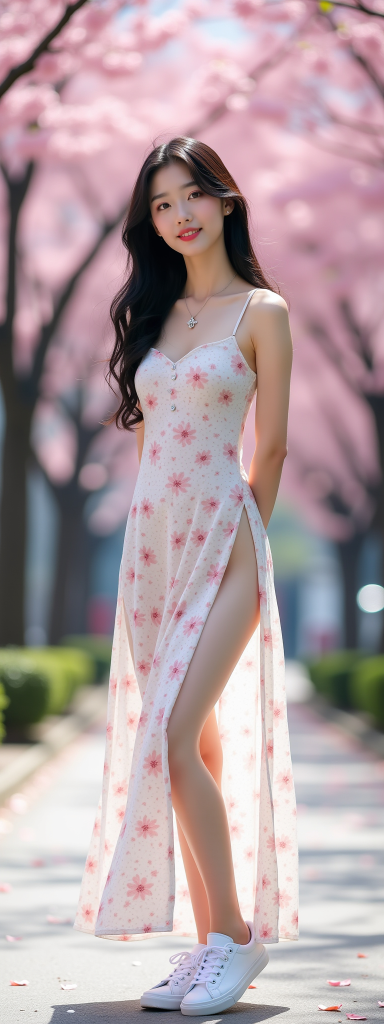
#> input picture Flux.1-Dev-Text-to-Image-Example63_2026-04-10_18-49-17_RTX4070TiSUPER-16GB_768x2048_gs3.5_step28_seed42_cfg1.5_n1_msl512.jpg, 768 x 2048 px (shown at 1/2 size); its folder holds only this picture in this run
$ python -i extract_pceline.py   (imports and definitions only)   (older library calls are emulated)
#> lines starting #> are read from the running program, lines starting #| are printed output that depends on the picture; after the words box and inside, x2 and y2 are one past the last pixel; in counts of white or black regions, pixels touching at a corner belong together
import os, shutil
import cv2
import numpy as np
from matplotlib import pyplot as plt
import math
import multiprocessing


def get_ftype(ftype:str, ksize:int, sigma:float=0.01):

    if ftype == 'constant':
        value = np.ones(ksize)
    elif ftype == 'cosine':
        t = np.linspace(-np.pi/2, np.pi/2, ksize)
        value = np.cos(t)
    elif ftype == 'gaussian':
        t = np.linspace(-sigma*2, sigma*2, ksize)
        x = - t**2 / (2 * sigma**2)
        value = np.exp(x)

    mask_row = value[None, :]
    mask_col = value[:, None]

    return (mask_row, mask_col)


def single_filter(ksize:int, angle:float, width:int=1) -> np.ndarray:
    assert (ksize > 0)
    assert (0 <= angle <180)
    assert (width % 2 == 1)
    half = ksize // 2
    middle = half + 1 - 1
    filter = np.zeros(shape=(ksize,)*2, dtype=np.float32)
    half_width = (width - 1) // 2

    angle -= 180 if angle > 90 else 0
    radius = angle * math.pi / 180

    def in_box(x:int) -> bool:
        return 0 <= x < ksize

    if -45 < angle < 45:
        ratio = math.tan(radius)
        for dx in range(-half, half+1):
            dy = round(dx * ratio)
            px = middle + dx
            py = middle + dy
            filter[py, px] = 1.0
            if half_width > 0:
                for dw in range(1, half_width):
                    up = py+ dw
                    down = py - dw
                    if in_box(up):
                        filter[up, px] = 1.0
                    if in_box(down):
                        filter[down, px] = 1.0

    elif angle < -45 or angle > 45:
        ratio = math.cos(radius) / math.sin(radius)
        for dy in range(-half, half+1):
            dx = round(dy * ratio)
            px = middle + dx
            py = middle + dy
            filter[py, px] = 1.0
            if half_width > 0:
                for dw in range(1, half_width+1):
                    right = px + dw
                    left = px - dw
                    if in_box(right):
                        filter[py, right] = 1.0
                    if in_box(left):
                        filter[py, left] = 1.0

    elif angle == 45:
        for dx in range(-half, half+1):
            px = middle + dx
            py = middle + dx
            filter[py, px] = 1.0
            if half_width > 0:
                for dw in range(1, half_width):
                    up = py+ dw
                    down = py - dw
                    if in_box(up):
                        filter[up, px] = 1.0
                    if in_box(down):
                        filter[down, px] = 1.0

    else:
        for dx in range(-half, half+1):
            px = middle + dx
            py = middle - dx
            filter[py, px] = 1.0
            if half_width > 0:
                for dw in range(1, half_width):
                    up = py+ dw
                    down = py - dw
                    if in_box(up):
                        filter[up, px] = 1.0
                    if in_box(down):
                        filter[down, px] = 1.0

    return filter


def get_filter(ksize:int, mode:int=0, ftype:str='constant', norm:bool=False, angle0:int=15, width:int=1) -> np.ndarray:
    assert (ksize > 0)
    assert (mode in [0, 1])
    assert (ftype in ['constant', 'gaussian', 'cosine'] )

    mask_row, mask_col = get_ftype(ftype=ftype, ksize=ksize)
    # [4 lines of commented-out code are left out]
    anglelist = [i*10 for i in range(0, 18, 2)]
    result = None
    for angle in anglelist:
        f = single_filter(ksize, angle, width)
        if (angle <= 45) or (angle >= 135):
            f = f * mask_row
        else:
            f = f * mask_col

        if result is None:
            result = f[None, :, :]
        else:
            result = np.concatenate((result, f[None, :, :]), axis=0)

    if mode == 1:
        # the following is to make half line
        filter = result
        num, height, width = filter.shape
        filter_result = np.zeros((num*2, height, width), dtype=filter.dtype)
        mask_up = np.zeros((height, width), dtype=filter.dtype)
        mask_down = np.zeros((height, width), dtype=filter.dtype)
        mask_left = np.zeros((height, width), dtype=filter.dtype)
        mask_right = np.zeros((height, width), dtype=filter.dtype)

        mask_up[(height+1)//2:, :] =  1.0
        mask_down[:(height+1)//2+1, :] =  1.0
        mask_left[:, (width+1)//2:] =  1.0
        mask_right[:, :(width+1)//2+1] =  1.0

        for i in range(filter.shape[0]):
            img = filter[i]

            if 45 <= anglelist[i] <= 135 :
                img1 = img * mask_down
                img2 = img * mask_up
                filter_result[i] = img1
                filter_result[i+num] = img2
            else:
                img1 = img * mask_right
                img2 = img * mask_left
                filter_result[i] = img1
                filter_result[i+num] = img2
        result = filter_result

    if norm:
            result /= np.sum(result.reshape(-1, ksize*ksize), axis=1)[:, None, None]

    return result


def apply_gaussian_low_pass_filter(image):

    gray = cv2.resize(image, (256, 256))

    # Apply Gaussian blur
    ksize=31
    blurred = cv2.GaussianBlur(gray, (ksize, ksize), 0, borderType=cv2.BORDER_REFLECT)

    # Compute high-pass filtered image (details)
    details = np.float32(gray) - np.float32(blurred)

    return details


def select_response(filter_results:np.ndarray):

    # origin direction
    origin_direction = np.argmax(filter_results, axis=0)

    # split half part
    half_size = filter_results.shape[0] // 2
    left_results = filter_results[:half_size+1]
    right_results = filter_results[half_size:]

    min_value = -255.0

    diff_results = left_results[:-1] - right_results[1:][::-1]
    diff_results = np.sort(diff_results.flatten())
    idx = int(diff_results.shape[0] * 0.01)+1
    big_value, small_value = diff_results[-idx], diff_results[idx]
    left_diff = True if np.abs(big_value) > np.abs(small_value) else False

    if left_diff:
        filter_results[half_size+2:] = min_value
    else:
        filter_results[:half_size+1] = min_value


    response = np.max(filter_results, axis=0)
    direction = np.argmax(filter_results, axis=0)

    # get left or right mask
    mask = direction == origin_direction

    return response, direction, mask


def demo(filename):
    image = cv2.imread(filename, 0)
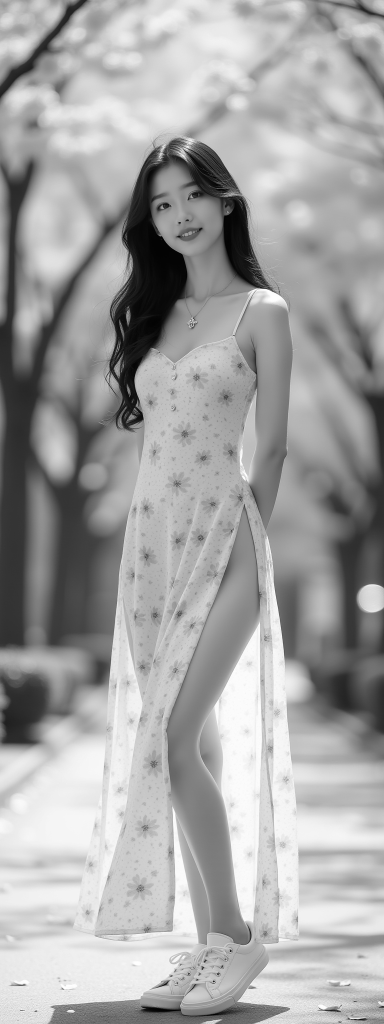
#> image: shape (2048, 768) (shown at 1/2 size); min 0, max 255, mean 163.3
    image = apply_gaussian_low_pass_filter(image)
#> in apply_gaussian_low_pass_filter, `blurred = cv2.GaussianBlur(gray, (ksize, ksize), 0, borderType=cv2.BOR..`:
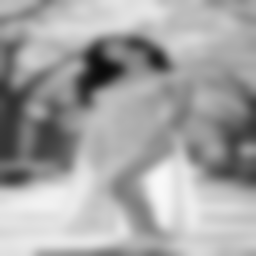
#> blurred: shape (256, 256); min 10, max 248, mean 163.6
#> in apply_gaussian_low_pass_filter, `details = np.float32(gray) - np.float32(blurred)`:
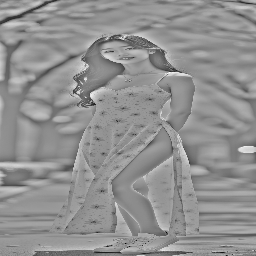
#> details: shape (256, 256) float32; min -157, max 118, mean 0; drawn with min black and max white

    mfrat_kernels = get_filter(ksize=31, ftype='gaussian', norm=True, angle0=30, width=1)
    mfrat_kernels *= -1

    # Apply the kernel to the image
    filter_results =[]
    for kernel in mfrat_kernels:
        filter_results.append(cv2.filter2D(image, -1, kernel, borderType=cv2.BORDER_REFLECT)[None])
#> after the loop, filter_results = 9 items

    filter_results = np.concatenate(filter_results, axis=0)

    # select response
    response, direction, mask = select_response(filter_results)
#> in select_response, `origin_direction = np.argmax(filter_results, axis=0)`:
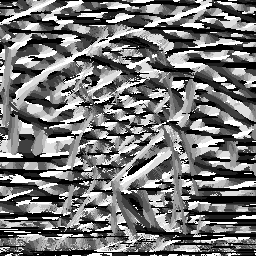
#> origin_direction: shape (256, 256) int64; min 0, max 8, mean 3.7; drawn with min black and max white
#> in select_response, `big_value, small_value = diff_results[-idx], diff_results[idx]`: big_value = 27; small_value = -26.91
#> in select_response, `left_diff = True if np.abs(big_value) > np.abs(small_value) else False`: left_diff = True
#> in select_response, `response = np.max(filter_results, axis=0)`:
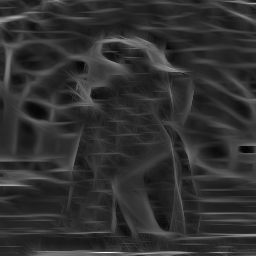
#> response: shape (256, 256) float32; min -19.14, max 118.9, mean 7.4; drawn with min black and max white
#> in select_response, `direction = np.argmax(filter_results, axis=0)`:
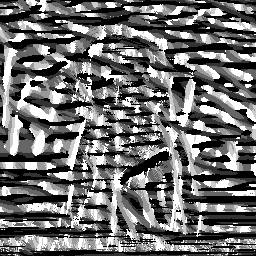
#> direction: shape (256, 256) int64; min 0, max 5, mean 2.15; drawn with min black and max white
#> in select_response, `mask = direction == origin_direction`:
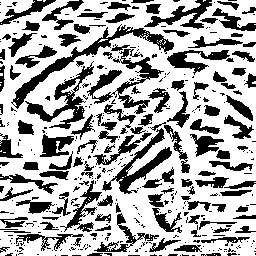
#> mask: shape (256, 256) bool; 66.6% white; 404 black regions (281 under 20 px), largest, box (x1, y1, x2, y2) and area: (11, 24, 174, 109) 1503, (87, 49, 164, 114) 1235, (25, 61, 94, 129) 1111

    return filter_results, response, direction, mask


# [110 lines left out: functions show, analyse_response, process, process_images, read_images, main, not called in this run]


# [2 lines not run here, left out]

>>> result = demo('../Flux.1-Dev-Text-to-Image-Example63_2026-04-10_18-49-17_RTX4070TiSUPER-16GB_768x2048_gs3.5_step28_seed42_cfg1.5_n1_msl512.jpg')
